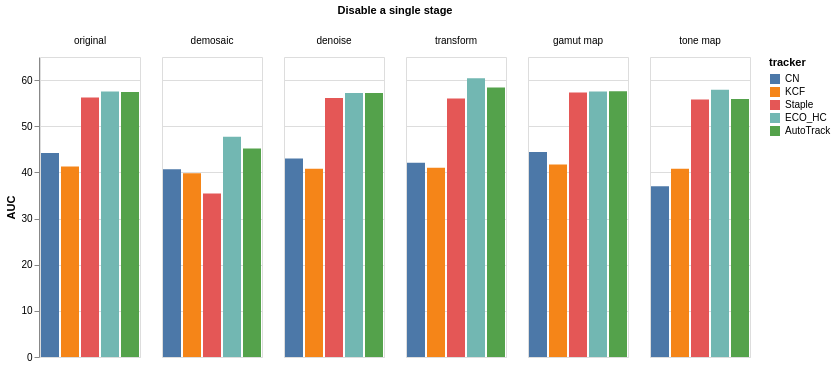

Specify this chart in Vega-Lite:
### Vega-Lite specification from a JSON file in a GitHub repository (floating-point values rounded to 4 significant figures)
{"$schema": "https://vega.github.io/schema/vega-lite/v5.json", "data": {"values": [{"stage": "original", "tracker": "CN", "precision": 72.4, "AUC": 44.2}, {"stage": "original", "tracker": "KCF", "precision": 68.5, "AUC": 41.3}, {"stage": "original", "tracker": "Staple", "precision": 77.8, "AUC": 56.2}, {"stage": "original", "tracker": "ECO_HC", "precision": 79.8, "AUC": 57.5}, {"stage": "original", "tracker": "AutoTrack", "precision": 79.0, "AUC": 57.4}, {"stage": "demosaic", "tracker": "CN", "precision": 65.5, "AUC": 40.7}, {"stage": "demosaic", "tracker": "KCF", "precision": 66.5, "AUC": 39.8}, {"stage": "demosaic", "tracker": "Staple", "precision": 54.2, "AUC": 35.4}, {"stage": "demosaic", "tracker": "ECO_HC", "precision": 70.3, "AUC": 47.7}, {"stage": "demosaic", "tracker": "AutoTrack", "precision": 71.9, "AUC": 45.2}, {"stage": "denoise", "tracker": "CN", "precision": 70.0, "AUC": 43.0}, {"stage": "denoise", "tracker": "KCF", "precision": 67.8, "AUC": 40.8}, {"stage": "denoise", "tracker": "Staple", "precision": 77.3, "AUC": 56.1}, {"stage": "denoise", "tracker": "ECO_HC", "precision": 79.4, "AUC": 57.2}, {"stage": "denoise", "tracker": "AutoTrack", "precision": 78.7, "AUC": 57.2}, {"stage": "transform", "tracker": "CN", "precision": 66.1, "AUC": 42.1}, {"stage": "transform", "tracker": "KCF", "precision": 68.4, "AUC": 41.0}, {"stage": "transform", "tracker": "Staple", "precision": 77.8, "AUC": 56.0}, {"stage": "transform", "tracker": "ECO_HC", "precision": 81.8, "AUC": 60.4}, {"stage": "transform", "tracker": "AutoTrack", "precision": 81.2, "AUC": 58.4}, {"stage": "gamut map", "tracker": "CN", "precision": 72.3, "AUC": 44.4}, {"stage": "gamut map", "tracker": "KCF", "precision": 69.5, "AUC": 41.7}, {"stage": "gamut map", "tracker": "Staple", "precision": 78.9, "AUC": 57.3}, {"stage": "gamut map", "tracker": "ECO_HC", "precision": 79.2, "AUC": 57.5}, {"stage": "gamut map", "tracker": "AutoTrack", "precision": 78.9, "AUC": 57.6}, {"stage": "tone map", "tracker": "CN", "precision": 62.0, "AUC": 37.0}, {"stage": "tone map", "tracker": "KCF", "precision": 67.1, "AUC": 40.8}, {"stage": "tone map", "tracker": "Staple", "precision": 78.7, "AUC": 55.8}, {"stage": "tone map", "tracker": "ECO_HC", "precision": 79.8, "AUC": 57.9}, {"stage": "tone map", "tracker": "AutoTrack", "precision": 77.5, "AUC": 55.9}]}, "mark": "bar", "encoding": {"x": {"field": "tracker", "type": "nominal", "sort": ["CN", "KCF", "Staple", "ECO_HC", "AutoTrack"], "axis": null}, "y": {"field": "AUC", "type": "quantitative"}, "color": {"field": "tracker", "sort": ["CN", "KCF", "Staple", "ECO_HC", "AutoTrack"], "type": "nominal"}, "column": {"field": "stage", "sort": ["original", "demosaic", "denoise", "transform", "gamut map", "tone map"], "title": "Disable a single stage"}}}
